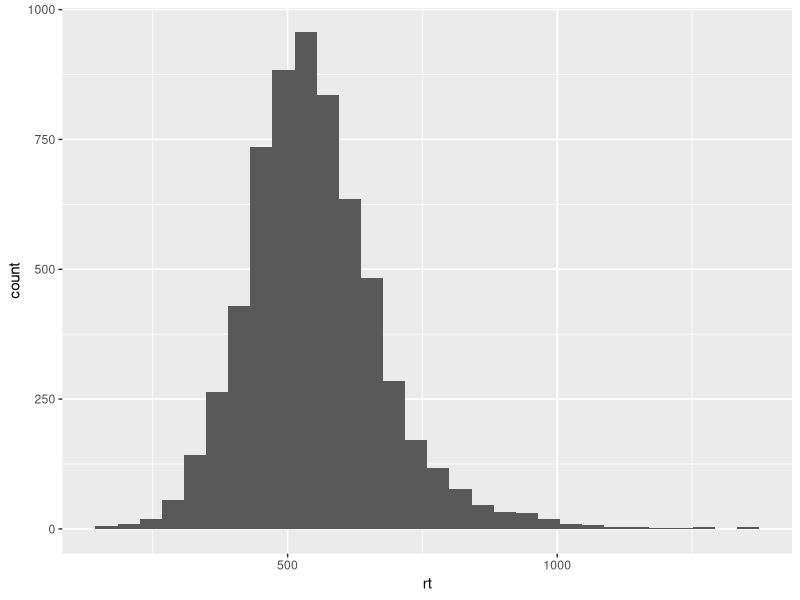
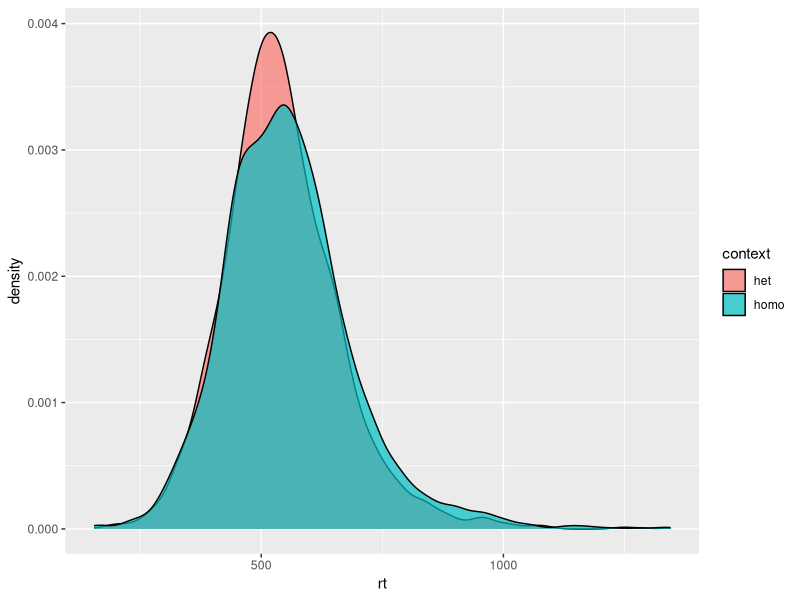
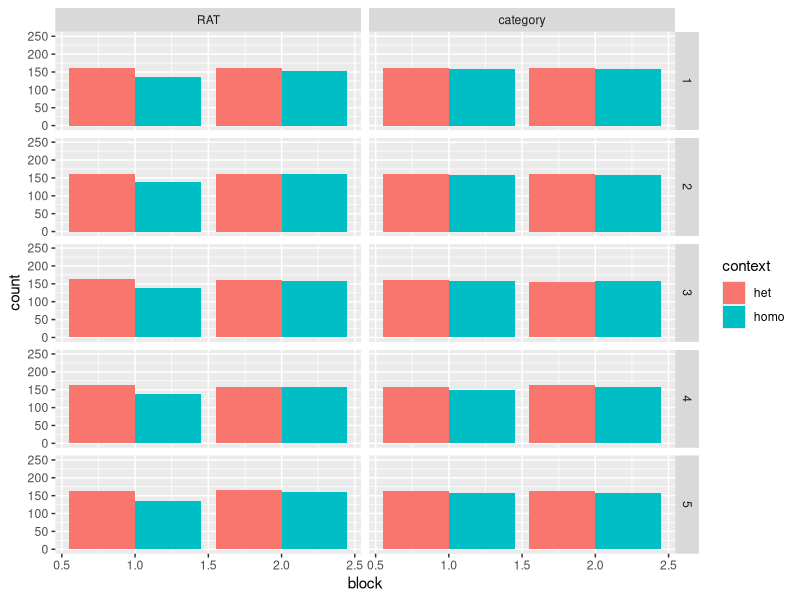
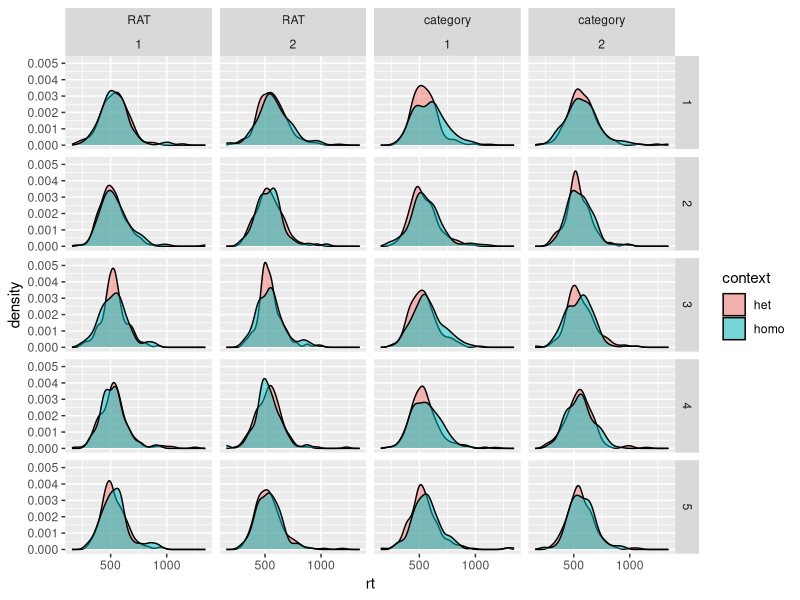
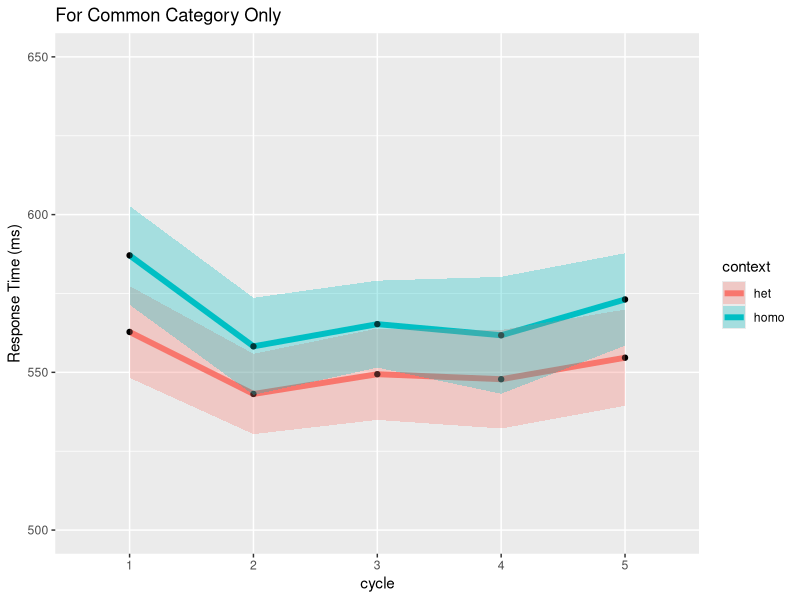
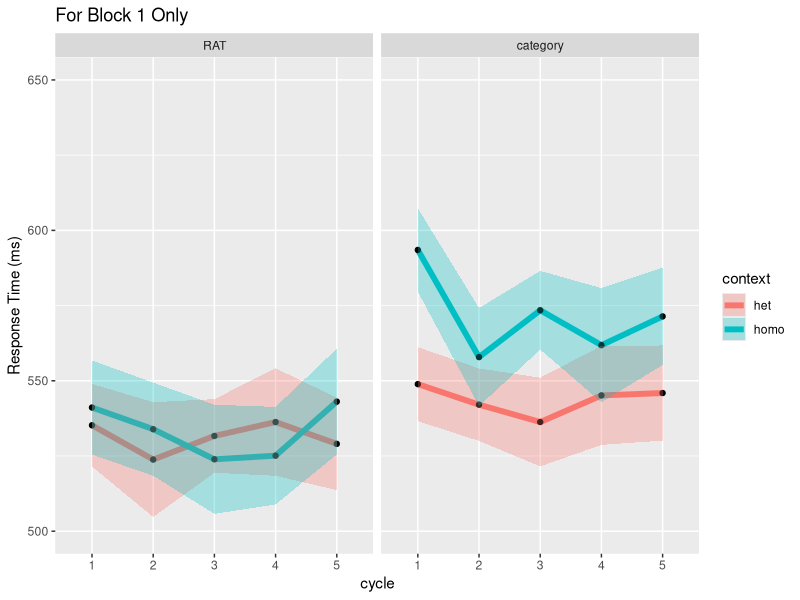
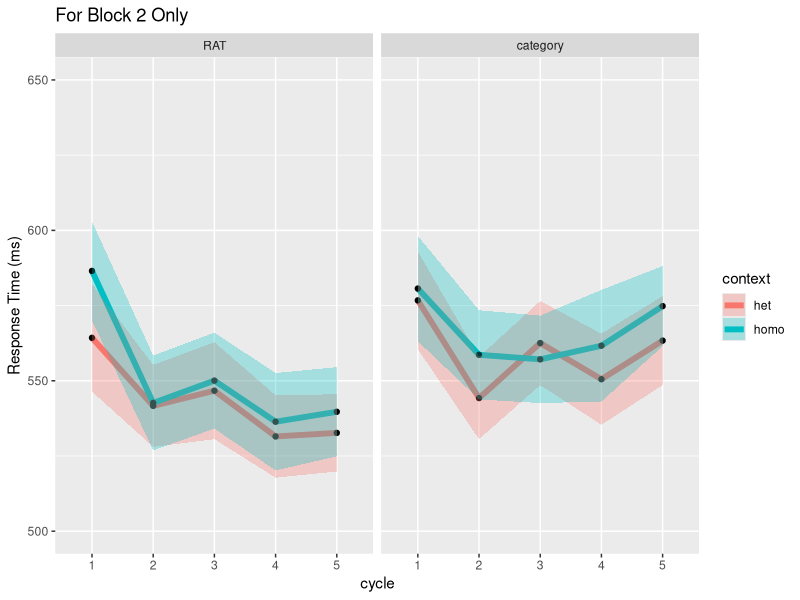

Write R code to recreate these figures, in order. (Note: this script raises an error after producing the figures.)
## ---- chunk 1
library(tidyverse)
library(data.table)
## ---- chunk 2
current_data <- fread('../data/exp1_clean.csv', stringsAsFactors = TRUE)
current_data <- current_data %>% 
  mutate(cycle = as.factor(cycle))
head(current_data)
str(current_data)

## ---- chunk 3
current_data %>% 
  ggplot(aes(x = rt)) + geom_histogram()

current_data %>% 
  summarize('Overall RT Mean' = mean(rt), 'Overall RT SD' = sd(rt))
## ---- chunk 4
current_data %>% 
  ggplot(aes(x = rt)) + geom_density(aes(fill = context), alpha = .7)
## ---- chunk 5
current_data %>% 
  group_by(context, block, item_type, cycle) %>% 
  summarize(count = n()) %>% 
  arrange(item_type, context, block) %>% 
  unite(variable, item_type, context, block) %>% 
  spread(variable, count)
  
  

current_data %>% 
  group_by(context, block, item_type, cycle) %>% 
  summarize(count = n()) %>% 
  arrange(item_type, context, block) %>% 
  ggplot(aes(x = block, y = count)) + geom_bar(stat= 'identity', aes(fill = context), position = 'dodge') + facet_grid(cycle ~ item_type) + ylim(0,250)
## ---- chunk 6
current_data %>% 
  ggplot(aes(x = rt)) + geom_density(aes(fill = context), alpha = .5) + facet_grid(cycle ~ item_type + block)
## ---- chunk 7
N <- current_data %>% 
  group_by(subject) %>% 
  summarize(n()) %>% 
  nrow(.)

current_data %>% 
  filter(item_type == 'category') %>% 
  group_by(subject, context, cycle, block) %>% 
  summarize(r_time = mean(rt)) %>% 
  group_by(context, cycle) %>% 
  summarize(rt = mean(r_time), se = sd(r_time) / sqrt(N)) %>% 
  ggplot(aes(x = cycle, y = rt, group = context)) + geom_line(aes(color = context), size = 2) + 
  geom_point() + 
  geom_ribbon(aes(ymin = rt - se, ymax = rt + se, fill = context), alpha = .3) + ylab('Response Time (ms)') + ggtitle('For Common Category Only') + ylim(500,650)

## ---- chunk 8
current_data %>% 
  filter(block == '1') %>% 
  group_by(subject, context, cycle, block, item_type) %>% 
  summarize(r_time = mean(rt)) %>% 
  group_by(context, cycle, item_type) %>% 
  summarize(rt = mean(r_time), se = sd(r_time) / sqrt(N)) %>% 
  ggplot(aes(x = cycle, y = rt, group = context)) + geom_line(aes(color = context), size = 2) + 
  geom_point() + 
  geom_ribbon(aes(ymin = rt - se, ymax = rt + se, fill = context), alpha = .3) + ylab('Response Time (ms)') + ggtitle('For Block 1 Only') + facet_wrap(~item_type) + ylim(500,650)
## ---- chunk 9
current_data %>% 
  filter(block == '2') %>% 
  group_by(subject, context, cycle, block, item_type) %>% 
  summarize(r_time = mean(rt)) %>% 
  group_by(context, cycle, item_type) %>% 
  summarize(rt = mean(r_time), se = sd(r_time) / sqrt(N)) %>% 
  ggplot(aes(x = cycle, y = rt, group = context)) + geom_line(aes(color = context), size = 2) + 
  geom_point() + 
  geom_ribbon(aes(ymin = rt - se, ymax = rt + se, fill = context), alpha = .3) + ylab('Response Time (ms)') + ggtitle('For Block 2 Only') + facet_wrap(~item_type) + ylim(500,650)
## ---- chunk 10
head(current_data)
## ---- chunk 11
subject_means <- current_data %>% 
  group_by(subject, context, cycle, block, item_type) %>% 
  summarize(rt = mean(rt)) %>% 
  mutate(code = 'subject') %>% 
  rename(id = subject) 
  
## some weird error here
random_means <- current_data %>% 
  group_by(item, context, cycle, block, item_type) %>% 
  summarize(rt = mean(rt)) %>% 
  mutate(code = 'item') %>% 
  rename(id = item) %>% 
  rbind(subject_means) %>% 
  ungroup() %>% 
  mutate(id = as.factor(id),
         code = as.factor(code)) 
  

current_data %>% 
  group_by(subject, context, cycle, block, item_type) %>% 
  summarize(r_time = mean(rt)) %>% 
  group_by(context, cycle, item_type, block) %>% 
  summarize(rt = mean(r_time), se = sd(r_time) / sqrt(N)) %>% 
  ggplot(aes(x = cycle, y = rt, group = 1)) + geom_line(aes(), size = 1) + 
  geom_point() + 
  geom_ribbon(aes(ymin = rt - se, ymax = rt + se, fill = context), alpha = .3) + ylab('Response Time (ms)') + 
  facet_grid(block~item_type + context) + 
  #ylim(500,650) +
  geom_line(data = random_means, aes(x = cycle, y = rt, group = id, linetype = code), alpha = .7)
## ---- chunk 12
current_data %>% 
  mutate(block = as.factor(block)) %>% 
  group_by(subject, block, context, item_type) %>% 
  summarize(rt = mean(rt)) %>% 
  group_by(block, context, item_type) %>% 
  summarize(r_time = mean(rt), se = sd(rt) / sqrt(n())) %>% 
  ggplot(aes(x = context, y = r_time, group = item_type)) + geom_bar(position = 'dodge', aes(fill = item_type), stat = 'identity') + 
  geom_errorbar(aes(ymin = r_time - se, ymax = r_time + se), position = position_dodge(width = .9), width = .5) + facet_wrap(~block) + ylim(0, 800)
